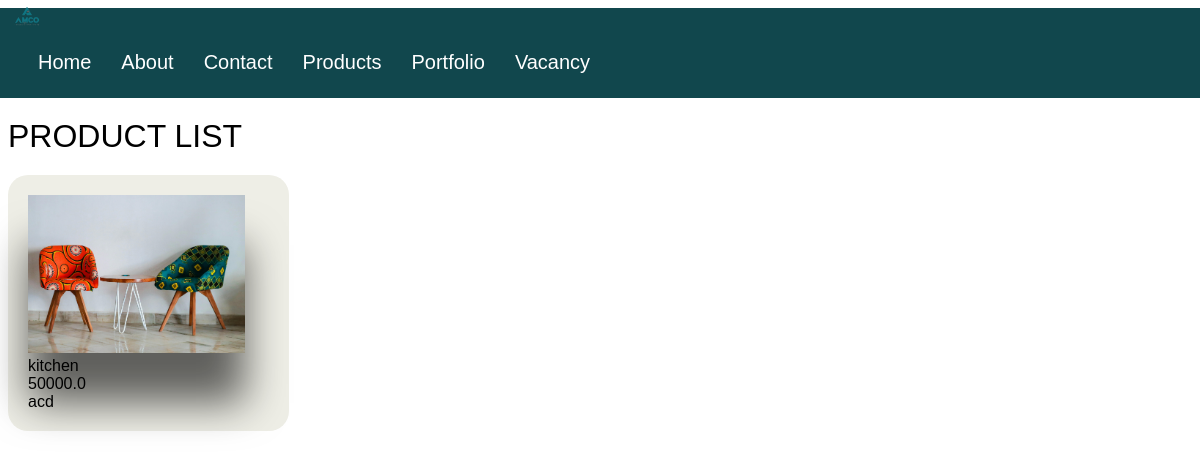
Before: /prod with the older database file.
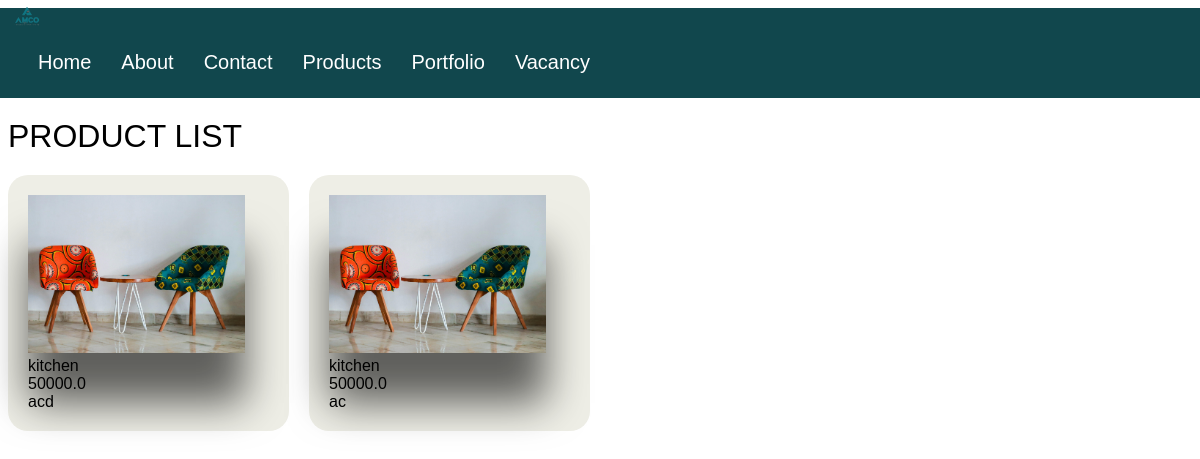
After: the same page with the newer database file.
### app.py (models this page shows, shortened)
class Product(db.Model):
    id = db.Column(db.Integer, primary_key=True)
    name = db.Column(db.String(100), nullable=False)
    price = db.Column(db.Float, nullable=False)
    image = db.Column(db.String(100), nullable=False)
    description = db.Column(db.Text, nullable=False)

### app.py (the view)
@app.route('/prod')
def p_page():
    products = Product.query.all()
    return render_template('prod.html', products=products)

### templates/prod.html (shortened to what this page needs)
<!DOCTYPE html>
<html lang="en">
<head>
</head>
<body>
    <nav class="navbar navbar-default">
        <div class="container-fluid">
            <div class="navbar-header">
                <a class="navbar-brand" href="#">
                    <img src="/static/images/logo.png" alt="Logo" height="30">
                </a>
            </div>
            <ul class="nav navbar-nav">
                <li><a href="/home">Home</a></li>
                <li><a href="#">About</a></li>
                <li><a href="#">Contact</a></li>
                <li><a href="/prod">Products</a></li>
                <li><a href="#">Portfolio</a></li>
                <li><a href="/">Vacancy</a></li>
            </ul>
        </div>
    </nav>
    <div class="container">
        <div class="title">PRODUCT LIST</div>
        <div class="listProduct">
            {% for product in products %}
            <div class="item">
                <img src="{{ url_for('uploaded_file', filename=product.image) }}" alt="{{ product.name }}">
                <div>{{ product.name }}</div>
                <div>{{ product.price }}</div>
                <div>{{ product.description }}</div>
            </div>
            {% endfor %}
        </div>
    </div>
</body>
</html>

### templates/prod.html (style rules this page uses)
.title { font-size: xx-large; padding: 20px 0; }
.listProduct .item img { width: 90%; filter: drop-shadow(0 50px 20px #0009); }
.listProduct { display: grid; grid-template-columns: repeat(4, 1fr); gap: 20px; }
.listProduct .item { background-color: #EEEEE6; padding: 20px; border-radius: 20px; }
nav { padding: 10px 10px; display: flex; align-items: center; justify-content: space-between; position: relative; height: 70px; width: 100%; left: -10px; }

Changed rows visible on the page:
added Product: image (picture), name "kitchen", price "50000.0", description "ac"
